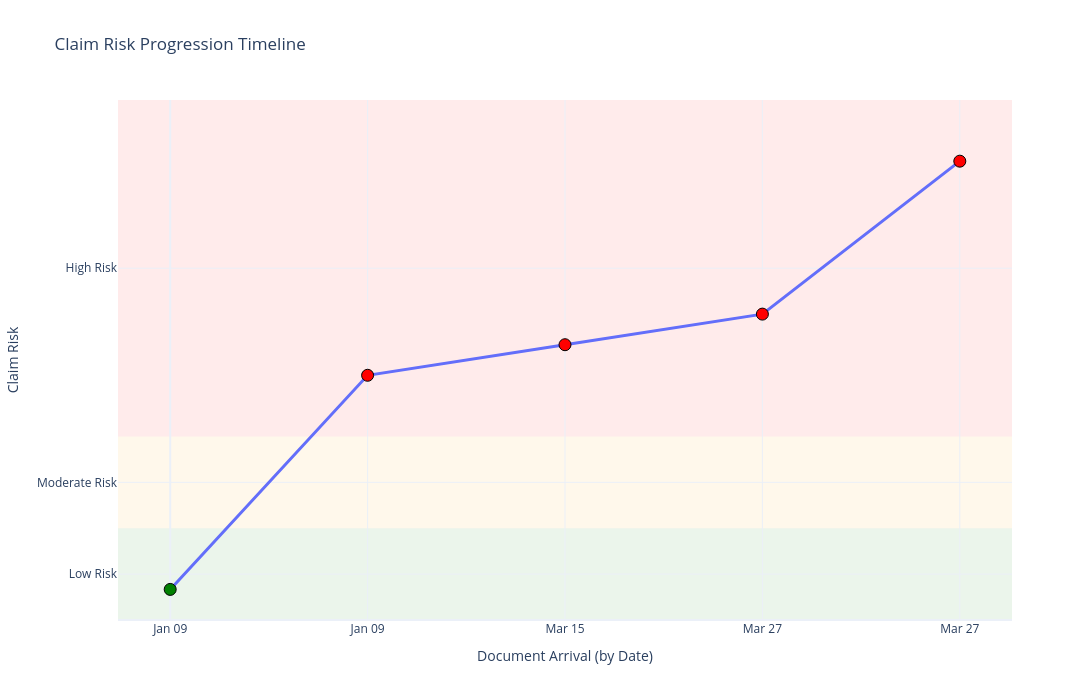

The notebook cell this image was saved under:
### Code cell
import random
from datetime import datetime, timedelta
import plotly.graph_objects as go

# -----------------------------
# INPUT DATA
# -----------------------------
data = results

# -----------------------------
# CONFIG
# -----------------------------
risk_map = {"L": 1, "M": 2, "H": 3}
risk_label = {1: "Low", 2: "Moderate", 3: "High"}
risk_color = {1: "green", 2: "orange", 3: "red"}

MIN_OFFSET = 1     # ensures point not on boundary
PADDING = 2        # space above max

# -----------------------------
# STEP 1: ASSIGN DATES
# -----------------------------
date_buckets = {
    "L": (datetime(2026, 1, 1), datetime(2026, 1, 31)),
    "M": (datetime(2026, 2, 1), datetime(2026, 2, 28)),
    "H": (datetime(2026, 3, 1), datetime(2026, 3, 31)),
}

def random_date(start, end):
    delta = end - start
    return start + timedelta(days=random.randint(0, delta.days))

for doc in data:
    risk = doc["risk_info"]["document_risk_score"]
    start, end = date_buckets.get(risk, (datetime(2026,1,1), datetime(2026,3,31)))
    doc["display_date"] = random_date(start, end)

data[-1]["display_date"] = data[-2]["display_date"]

docs = sorted(data, key=lambda x: x["display_date"])
docs[-1]["display_date"] = docs[-2]["display_date"]
# -----------------------------
# STEP 2: FIRST PASS → get max signals per region
# -----------------------------
seen_keywords = set()
current_max_risk = 0

cumulative_by_risk = {1: 0, 2: 0, 3: 0}
max_by_risk = {1: 0, 2: 0, 3: 0}

for doc in docs:
    doc_risk = risk_map.get(doc["risk_info"]["document_risk_score"], 0)

    ann = doc.get("annotations", {}).get("claim-characteristics", {}).get("annotations", [])

    current_keywords = set()
    for a in ann:
        current_keywords.add((a.get("Characteristic"), a.get("Question")))

    new_keywords = current_keywords - seen_keywords

    if doc_risk > current_max_risk:
        current_max_risk = doc_risk

    relevant = set()
    for cat, kw in new_keywords:
        for a in ann:
            if a.get("Question") == kw and a.get("Characteristic") == cat:
                if risk_map.get(a.get("RiskCategory"), 0) == current_max_risk:
                    relevant.add((cat, kw))

    cumulative_by_risk[current_max_risk] += len(relevant)
    max_by_risk[current_max_risk] = max(
        max_by_risk[current_max_risk],
        cumulative_by_risk[current_max_risk]
    )

    seen_keywords.update(current_keywords)

# -----------------------------
# STEP 3: DEFINE REGION BASES (DYNAMIC)
# -----------------------------
low_height = max_by_risk[1] + PADDING + MIN_OFFSET
mod_height = max_by_risk[2] + PADDING + MIN_OFFSET
high_height = max_by_risk[3] + PADDING + MIN_OFFSET

risk_base = {
    1: 0,
    2: low_height,
    3: low_height + mod_height
}

total_height = low_height + mod_height + high_height

# -----------------------------
# STEP 4: SECOND PASS → build plot data
# -----------------------------
x_vals = list(range(len(docs)))

y_vals = []
colors = []
hover_texts = []

seen_keywords = set()
current_max_risk = 0
cumulative_by_risk = {1: 0, 2: 0, 3: 0}

for doc in docs:
    doc_risk = risk_map.get(doc["risk_info"]["document_risk_score"], 0)

    ann = doc.get("annotations", {}).get("claim-characteristics", {}).get("annotations", [])

    current_keywords = set()
    for a in ann:
        current_keywords.add((a.get("Characteristic"), a.get("Question")))

    new_keywords = current_keywords - seen_keywords

    if doc_risk > current_max_risk:
        current_max_risk = doc_risk

    relevant = set()
    for cat, kw in new_keywords:
        for a in ann:
            if a.get("Question") == kw and a.get("Characteristic") == cat:
                if risk_map.get(a.get("RiskCategory"), 0) == current_max_risk:
                    relevant.add((cat, kw))

    cumulative_by_risk[current_max_risk] += len(relevant)

    seen_keywords.update(current_keywords)

    # FINAL Y VALUE (with offset)
    y_val = risk_base[current_max_risk] + cumulative_by_risk[current_max_risk] + MIN_OFFSET

    # -----------------------------
    # HOVER
    # -----------------------------
    color = risk_color[current_max_risk]

    hover = f"<b>{doc['name']}</b><br>"
    hover += f"Date: {doc['display_date'].strftime('%Y-%m-%d')}<br>"
    hover += f"Claim Risk: <span style='color:{color}'><b>{risk_label[current_max_risk]}</b></span><br>"
    hover += f"Cumulative Signals: <b>{cumulative_by_risk[current_max_risk]}</b><br><br>"

    if relevant:
        hover += f"<b>New {risk_label[current_max_risk]} Risk Signals: {(len(relevant))}</b><br>"
        temp = {}
        for cat, kw in relevant:
            temp.setdefault(cat, []).append(kw)

        for cat, kws in temp.items():
            hover += f"<span style='color:black'><b>{cat}</b></span>: <span style='color:{color}'>{', '.join(set(kws))}</span><br>"
    else:
        hover += f"<b>No new {risk_label[current_max_risk]} risk signals found</b><br>"

    y_vals.append(y_val)
    colors.append(color)
    hover_texts.append(hover)

# -----------------------------
# STEP 5: PLOT
# -----------------------------
fig = go.Figure()

fig.add_trace(go.Scatter(
    x=x_vals,
    y=y_vals,
    mode='lines+markers',
    marker=dict(size=12, color=colors, line=dict(width=1, color='black')),
    line=dict(width=3),
    text=hover_texts,
    hoverinfo='text'
))

# -----------------------------
# BACKGROUND REGIONS (DYNAMIC)
# -----------------------------
fig.add_shape(type="rect", xref="paper", yref="y",
              x0=0, x1=1, y0=0, y1=low_height,
              fillcolor="green", opacity=0.08, layer="below", line_width=0)

fig.add_shape(type="rect", xref="paper", yref="y",
              x0=0, x1=1, y0=low_height, y1=low_height+mod_height,
              fillcolor="orange", opacity=0.08, layer="below", line_width=0)

fig.add_shape(type="rect", xref="paper", yref="y",
              x0=0, x1=1, y0=low_height+mod_height, y1=total_height,
              fillcolor="red", opacity=0.08, layer="below", line_width=0)

# -----------------------------
# FINAL LAYOUT
# -----------------------------
fig.update_layout(
    title="Claim Risk Progression Timeline",

    xaxis=dict(
        title="Document Arrival (by Date)",
        tickvals=x_vals,
        ticktext=[doc["display_date"].strftime("%b %d") for doc in docs]
    ),

    yaxis=dict(
        title="Claim Risk",
        tickvals=[
            low_height / 2,
            low_height + mod_height / 2,
            low_height + mod_height + high_height / 2
        ],
        ticktext=["Low Risk", "Moderate Risk", "High Risk"],
        range=[0, total_height]
    ),

    template="plotly_white",
    height=700,
    width=1200,

    hoverlabel=dict(
        bgcolor="white",
        font_size=13,
        font_family="Arial",
        font_color="black",
        bordercolor="lightgrey",
        align="left"
    )
)

fig.show()

### Figure 1 — Plotly figure (JSON) as saved in the notebook; plotly's stock layout.template omitted (floating-point values rounded to 4 significant figures)
{"data": [{"hoverinfo": "text", "line": {"width": 3}, "marker": {"color": ["green", "red", "red", "red", "red"], "line": {"color": "black", "width": 1}, "size": 12}, "mode": "lines+markers", "text": ["<b>Document Scan Oct 11 2024.pdf</b><br>Date: 2026-01-09<br>Claim Risk: <span style='color:green'><b>Low</b></span><br>Cumulative Signals: <b>0</b><br><br><b>No new Low risk signals found</b><br>", "<b>HCC Policy Procida.pdf</b><br>Date: 2026-01-09<br>Claim Risk: <span style='color:red'><b>High</b></span><br>Cumulative Signals: <b>1</b><br><br><b>New High Risk Signals: 1</b><br><span style='color:black'><b>Damage</b></span>: <span style='color:red'>Impaired</span><br>", "<b>ACORD 2 Automobile Loss Notice.pdf</b><br>Date: 2026-03-15<br>Claim Risk: <span style='color:red'><b>High</b></span><br>Cumulative Signals: <b>2</b><br><br><b>New High Risk Signals: 1</b><br><span style='color:black'><b>Damage</b></span>: <span style='color:red'>Airlifted</span><br>", "<b>Complaint Supreme Court NY.pdf</b><br>Date: 2026-03-27<br>Claim Risk: <span style='color:red'><b>High</b></span><br>Cumulative Signals: <b>3</b><br><br><b>New High Risk Signals: 1</b><br><span style='color:black'><b>Damage</b></span>: <span style='color:red'>Brain Injury</span><br>", "<b>Brooks and Crooks.pdf</b><br>Date: 2026-03-27<br>Claim Risk: <span style='color:red'><b>High</b></span><br>Cumulative Signals: <b>8</b><br><br><b>New High Risk Signals: 5</b><br><span style='color:black'><b>Other</b></span>: <span style='color:red'>Affidavit, Offer to Settle, Settlement Offer, Bad faith</span><br><span style='color:black'><b>Liability</b></span>: <span style='color:red'>Distracted driving</span><br>"], "type": "scatter", "x": [0, 1, 2, 3, 4], "y": [1, 8, 9, 10, 15]}], "layout": {"height": 700, "hoverlabel": {"align": "left", "bgcolor": "white", "bordercolor": "lightgrey", "font": {"color": "black", "family": "Arial", "size": 13}}, "shapes": [{"fillcolor": "green", "layer": "below", "line": {"width": 0}, "opacity": 0.08, "type": "rect", "x0": 0, "x1": 1, "xref": "paper", "y0": 0, "y1": 3, "yref": "y"}, {"fillcolor": "orange", "layer": "below", "line": {"width": 0}, "opacity": 0.08, "type": "rect", "x0": 0, "x1": 1, "xref": "paper", "y0": 3, "y1": 6, "yref": "y"}, {"fillcolor": "red", "layer": "below", "line": {"width": 0}, "opacity": 0.08, "type": "rect", "x0": 0, "x1": 1, "xref": "paper", "y0": 6, "y1": 17, "yref": "y"}], "title": {"text": "Claim Risk Progression Timeline"}, "width": 1200, "xaxis": {"ticktext": ["Jan 09", "Jan 09", "Mar 15", "Mar 27", "Mar 27"], "tickvals": [0, 1, 2, 3, 4], "title": {"text": "Document Arrival (by Date)"}}, "yaxis": {"range": [0, 17], "ticktext": ["Low Risk", "Moderate Risk", "High Risk"], "tickvals": [1.5, 4.5, 11.5], "title": {"text": "Claim Risk"}}}}
